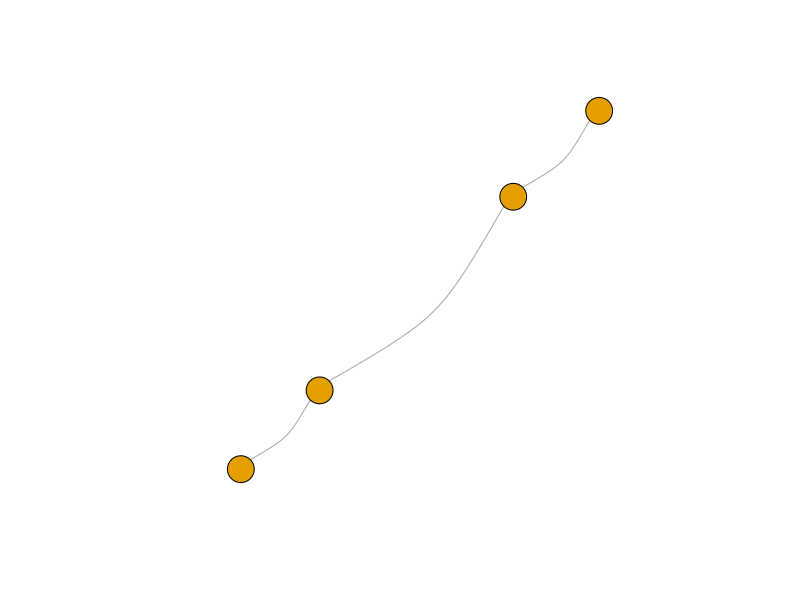
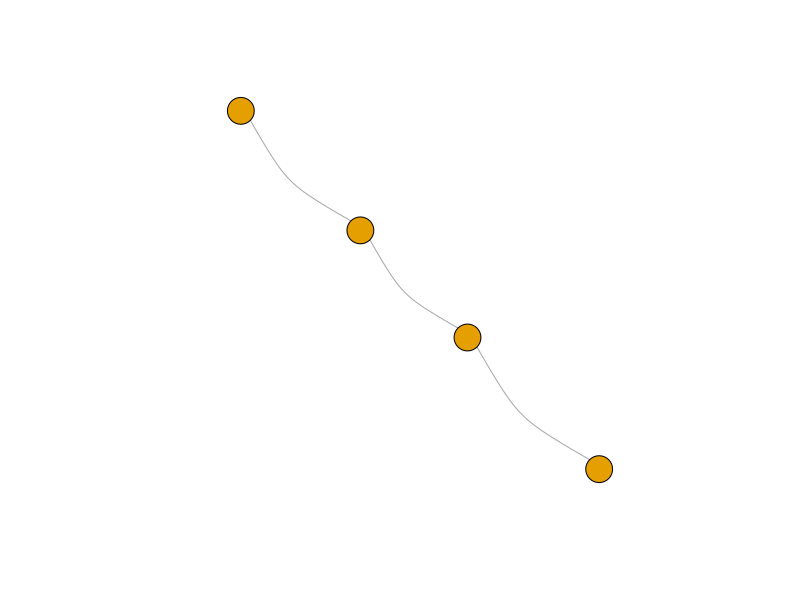
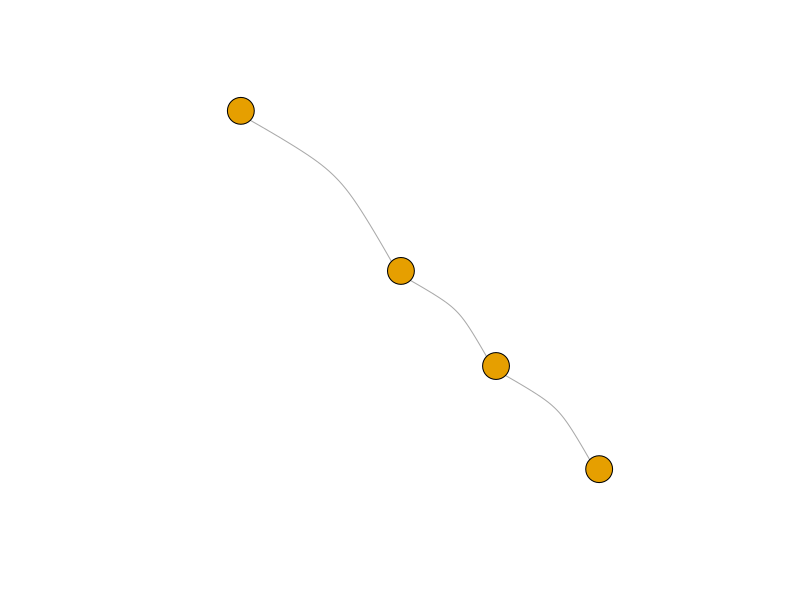
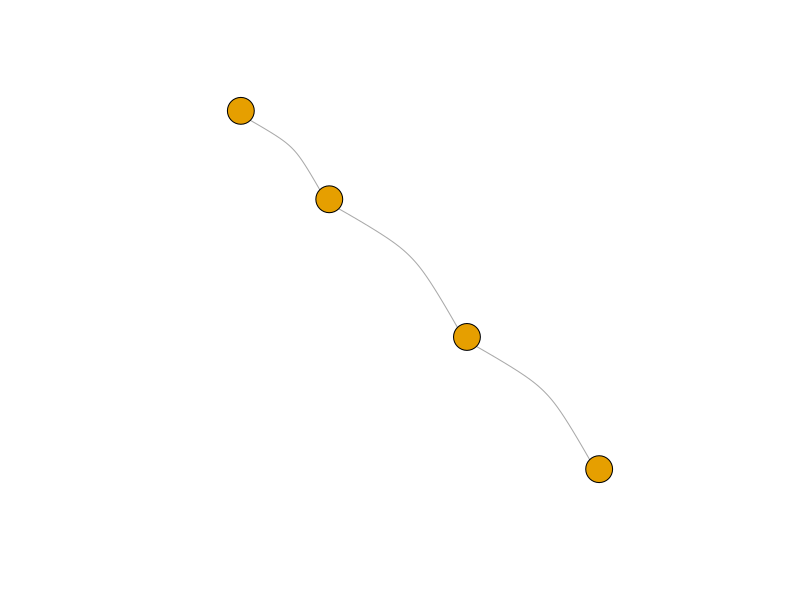
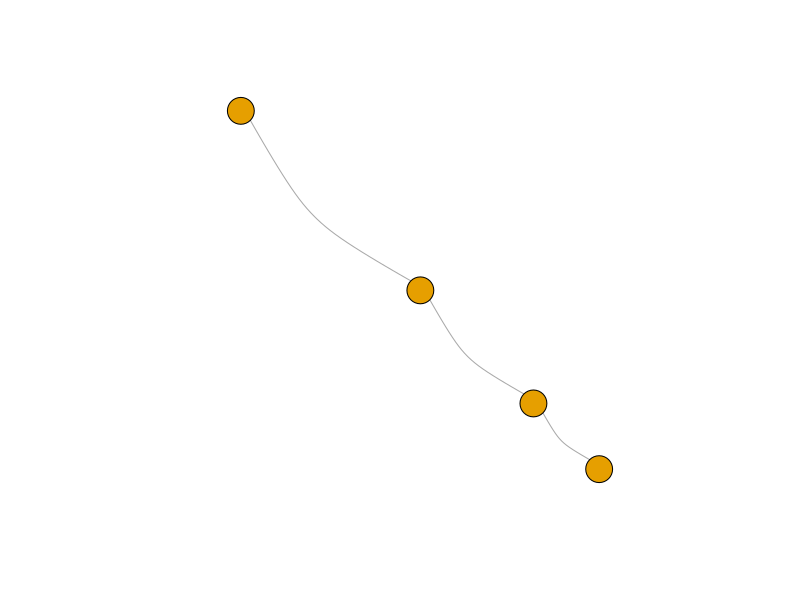
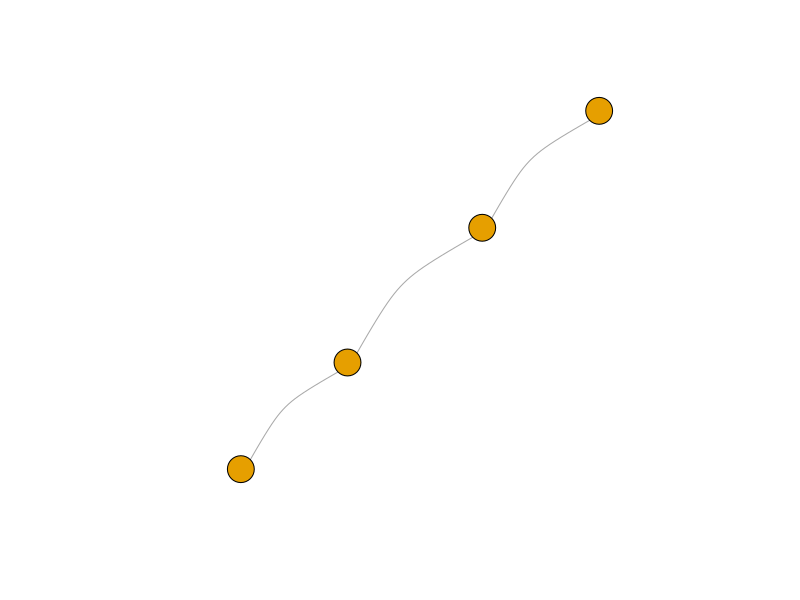
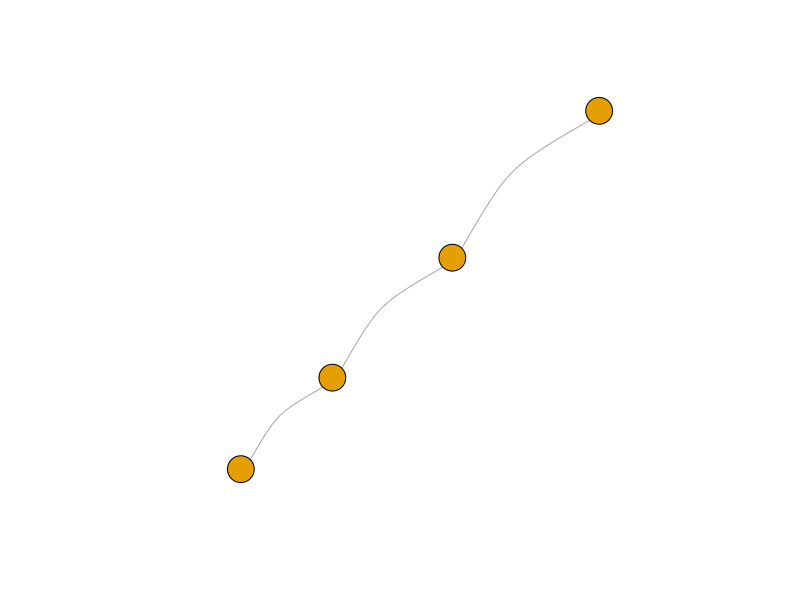
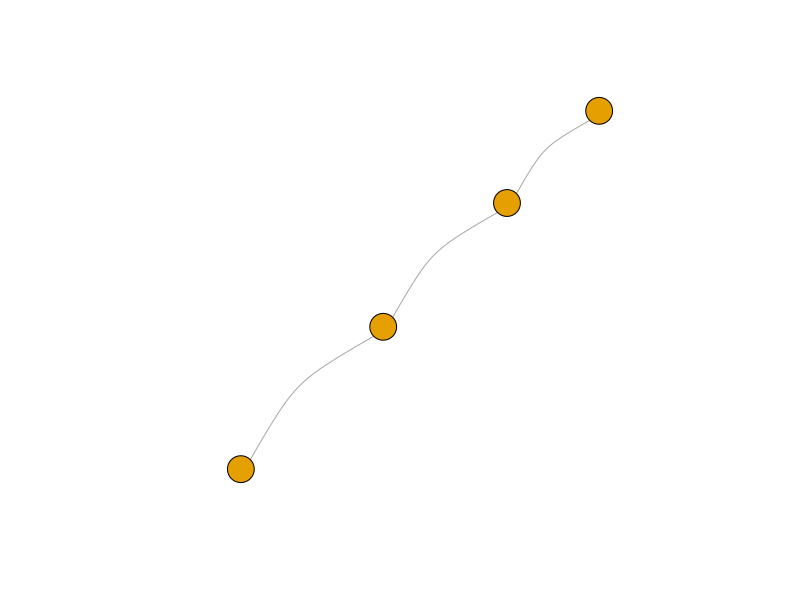

Source code (R) for these figures, in order: (Note: this script raises an error after producing the figures.)
#############################_Libraries_##########################
setwd(dirname(rstudioapi::getSourceEditorContext()$path))
getwd()
Sys.setenv(LANG = "en")

if (!("igraph" %in% rownames(installed.packages()))) install.packages("igraph")
library(igraph)

#############################_Graph_generation_#######################
#' Losowy obrót dla rysunku grafu - layout_in_circle() psuje losowość
#'
#' @param graph List
#' @return matrix
#'
randomLayout <- function(graph)
{
  rotation <- runif(1, 0, 2*pi)
  layout <- layout_in_circle(graph)
  return(cbind(cos(rotation) * layout[,1] - sin(rotation) * layout[,2], sin(rotation) * layout[,1] + cos(rotation) * layout[,2]))
}

#' Tworzy katalog do zapisu grafów
#'
#' @param vertexNo int - liczba wierzchołków
#' @param fileName string - nazwa grafu
#' @return string - ścieżka
#'
createDir <- function(vertexNo, fileName)
{
  dir.create(as.character(vertexNo), showWarnings = FALSE)
  dir.create(file.path(vertexNo, fileName), showWarnings = FALSE)
  pathName <- paste0(vertexNo, '/', fileName)
  unlink(paste0(pathName, "/*"))
  return(pathName)
}

#' Rysuj graf
#'
#' @param graph Graph - Graf do narysowania
#' @param pathName string - Ścieżka
#' @param fileName string - Nazwa pliku
#' @param vertexNo int - liczba wierzchołków
#' @param i int - Numer iteracji
#' @param plotCurve float
#' @return void
#'
plotGraphHelper <- function(graph, pathName, fileName, vertexNo, i, plotCurve)
{
  png(file.path(pathName, paste0(fileName, "-", vertexNo, "-", i, ".png")), width = 800, height = 600)
  plot(graph, vertex.label = NA, edge.curved = plotCurve)
  dev.off()
}

#' Graf ścieżka N wierzchołków, nieskierowany
#'
#' @param N int - liczba rysunków
#' @param vertexNo int - liczba wierzchołków
#' @param plotCurve float
#' @return void
#'
plotPaths <- function(N, vertexNo, plotCurve)
{
  fileName <- 'path'
  pathName <- createDir(vertexNo, fileName)
  definition <- c()
  for (index in 1:(vertexNo-1))
  {
    definition <- c(definition, index, index + 1)
  }
  definitionMatrix <- matrix(definition, ncol = 2, byrow = TRUE)
  
  for (i in 1:N)
  {
    graph <- graph_from_edgelist(definitionMatrix, directed = FALSE)
    E(graph)$weight <- runif(ecount(graph))
    plotGraphHelper(graph, pathName, fileName, vertexNo, i, plotCurve)
  }
}

#' Graf cykliczny N wierzchołków, 100% pewności na połączenie wierzchołków, nieskierowany
#'
#' @param N int - liczba rysunków
#' @param vertexNo int - liczba wierzchołków
#' @param plotCurve float
#' @return void
#'
plotCycles <- function(N, vertexNo, plotCurve)
{
  fileName <- 'cycle'
  pathName <- createDir(vertexNo, fileName)
  for (i in 1:N)
  {
    graph <- make_ring(vertexNo, directed = FALSE)
    plotGraphHelper(graph, pathName, fileName, vertexNo, i, plotCurve)
  }
}

#' Graf pełny N wierzchołków, 100% pewności na połączenie wierzchołków, nieskierowany
#'
#' @param N int - liczba rysunków
#' @param vertexNo int - liczba wierzchołków
#' @param plotCurve float
#' @return void
#'
plotFullGraphs <- function(N, vertexNo, plotCurve)
{
  fileName <- 'full'
  pathName <- createDir(vertexNo, fileName)
  for (i in 1:N)
  {
    graph <- graph.full(vertexNo, directed = FALSE)
    E(graph)$weight <- runif(ecount(graph))
    plotGraphHelper(graph, pathName, fileName, vertexNo, i, plotCurve)
  }
}

#' Graf spójny N wierzchołków
#'
#' @param N int - liczba rysunków
#' @param vertexNo int - liczba wierzchołków
#' @param plotCurve float
#' @return void
#'
plotConnectedGraphs <- function(N, vertexNo, plotCurve)
{
  fileName <- 'connected'
  pathName <- createDir(vertexNo, fileName)
  for (i in 1:N)
  {
    graph <- graph(c(1, 2, 2, 3, 3, 4, 4, 5, 5, 1, 1, round(runif(1, 1, 10)), 2, round(runif(1, 1, 10)), 3, round(runif(1, 1, 10)) , 4, round(runif(1, 1, 10)) , 5, round(runif(1, 1, 10))))
    plotGraphHelper(graph, pathName, fileName, vertexNo, i, plotCurve)
  }
}

#' Graf dwudzielny N wierzchołków
#'
#' @param N int - liczba rysunków
#' @param vertexNo int - liczba wierzchołków
#' @param plotCurve float
#' @return void
#'
plotBipartiteGraphs <- function(N, vertexNo, plotCurve)
{
  fileName <- 'bipartite'
  pathName <- createDir(vertexNo, fileName)
  for (i in 1:N)
  {
    graph <- make_full_bipartite_graph(vertexNo/2, vertexNo/2)
    E(graph)$weight <- runif(ecount(graph))
    plotGraphHelper(graph, pathName, fileName, vertexNo, i, plotCurve)
  }
}

#' Graf pusty N wierzchołków
#'
#' @param N int - liczba rysunków
#' @param vertexNo int - liczba wierzchołków
#' @param plotCurve float
#' @return void
#'
plotEmptyGraphs <- function(N, vertexNo, plotCurve)
{
  fileName <- 'empty'
  pathName <- createDir(vertexNo, fileName)
  for (i in 1:N)
  {
    graph <- make_empty_graph(vertexNo)
    plotGraphHelper(graph, pathName, fileName, vertexNo, i, plotCurve)
  }
}

plotPaths(500, 4, 0.3)
plotCycles(500, 4, 0.3)
plotFullGraphs(500, 4, 0.3)
plotConnectedGraphs(500, 4, 0.3)
# plotBipartiteGraphs(200, 4, 0.3)
# plotEmptyGraphs(200, 4, 0.3)

plotPaths(500, 5, 0.3)
plotCycles(500, 5, 0.3)
plotFullGraphs(500, 5, 0.3)
plotConnectedGraphs(500, 5, 0.3)
# plotEmptyGraphs(200, 5, 0.3)

plotPaths(500, 6, 0.3)
plotCycles(500, 6, 0.3)
plotFullGraphs(500, 6, 0.3)
plotConnectedGraphs(500, 6, 0.3)
# plotBipartiteGraphs(200, 6, 0.3)
# plotEmptyGraphs(200, 6, 0.3)

plotPaths(500, 7, 0.3)
plotCycles(500, 7, 0.3)
plotFullGraphs(500, 7, 0.3)
plotConnectedGraphs(500, 7, 0.3)
# plotBipartiteGraphs(200, 7, 0.3)
# plotEmptyGraphs(200, 7, 0.3)
